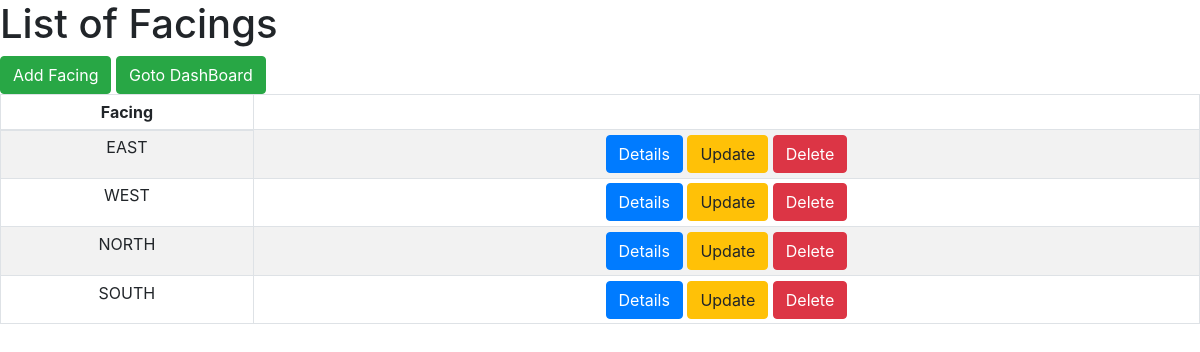
/facinglist/, run on the app's committed database.
### customerapp/models.py (models this page shows, shortened)
class Facing(models.Model):
    name=models.CharField(max_length=64)

### customerapp/views.py (the view)
# urls.py: url(r'^facinglist/', views.FacingListView.as_view(),name='facings'),
class FacingListView(ListView):
    model=Facing

### templates/customerapp/facing_list.html
<!DOCTYPE html>
{%extends 'customerapp/base.html'%}
{%block content%}
  <h1>List of Facings</h1>
  <a class="btn btn-success" href="/createfacing">Add Facing</a>
  <a class="btn btn-success" href="/">Goto DashBoard</a>
  <table class="table table-hover table table-striped table table-bordered table table-sm">
    <thead align='center'>
      <th>Facing</th>
    </thead>
      {%for facing in facing_list%}
    <tr align='center'>
      <td>{{facing.name}}</td>
      <td><a class="btn btn-primary" href="/facingdetails/{{facing.id}}">Details</a> <a class="btn btn-warning" href="/updatefacing/{{facing.id}}">Update</a> <a class="btn btn-danger" href="/deletefacing/{{facing.id}}">Delete</a></td>
    </tr>
      {%endfor%}
  </table>
{%endblock%}

### data on the page
Facing: name "EAST"
Facing: name "WEST"
Facing: name "NORTH"
Facing: name "SOUTH"
